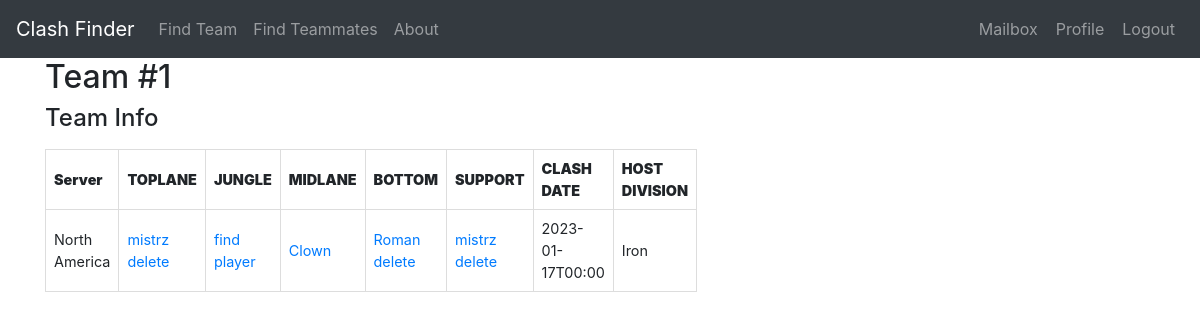
The page /team/1 (signed in) on the database as committed earlier.
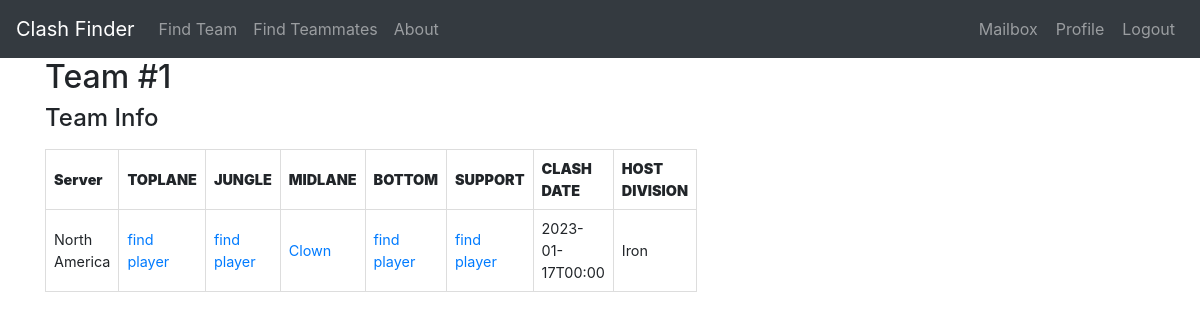
The same page on the database as committed later.
### models.py (models this page shows, shortened)
class ClashTeam(UserMixin, db.Model):
    id = db.Column(db.Integer, primary_key=True)
    clash_date = db.Column(db.DateTime, nullable=False, default=None)
    division = db.Column(db.String(64), index=True, default=None)
    toplane = db.Column(db.String(64), index=True, default=None)
    jungle = db.Column(db.String(64), index=True, default=None)
    midlane = db.Column(db.String(64), index=True, default=None)
    bottom = db.Column(db.String(64), index=True, default=None)
    support = db.Column(db.String(64), index=True, default=None)
    host_id = db.Column(db.Integer, db.ForeignKey('profile.id'))
    invitation = db.relationship('ClashInvitation', backref='futureteam', lazy='dynamic',
                                 cascade="all, delete, delete-orphan")
    request = db.relationship('ClashRequest', backref='desired_team', lazy='dynamic',
                              cascade="all, delete, delete-orphan")
    def formatted_clash_date(self):
        return self.clash_date.strftime('%Y-%m-%dT%H:%M')

class Profile(UserMixin, db.Model):
    id = db.Column(db.Integer, primary_key=True)
    nickname = db.Column(db.String(64), index=True, unique=True)
    server = db.Column(db.String(10), index=True)
    division = db.Column(db.String(20), index=True)
    best_position = db.Column(db.String(20), index=True)
    alternative_position = db.Column(db.String(20), index=True)
    user_id = db.Column(db.Integer, db.ForeignKey('user.id'))
    clash_team = db.relationship('ClashTeam', backref='host', lazy='dynamic')
    invitation_in = db.relationship('ClashInvitation', backref='invitedguest', lazy='dynamic',
                                    cascade="all, delete, delete-orphan")
    request_out = db.relationship('ClashRequest', backref='candidate', lazy='dynamic',
                                  cascade="all, delete, delete-orphan")
    reported = db.relationship('ReportPlayer', backref='Reported', lazy='dynamic',
                               cascade="all, delete, delete-orphan")

### routes.py (the view)
@app.route('/team/<int:teamid>', methods=['GET', 'POST'])
@login_required
def team(teamid):
    team = ClashTeam.query.filter_by(id=teamid).first_or_404()
    return render_template('team.html', team=team, user=current_user)

### models.py (called while the page is built)
@login.user_loader
def load_user(id):
    return User.query.get(int(id))

### templates/team.html (shortened to what this page needs)
{% extends "base.html" %}
{% block content %}
<div class="container">
	<div class="row">
		<div class="col-sm-6">
			<h2>Team #{{ team.id }}</h2>
			<div class="account-info">
				<label for="profiles">
					<h4>Team Info</h4>
				</label>
				<table>
					<thead>
						<tr>
							<th><strong>Server</strong></th>
							<th><strong>TOPLANE</strong></th>
							<th><strong>JUNGLE</strong></th>
							<th><strong>MIDLANE</strong></th>
							<th><strong>BOTTOM</strong></th>
							<th><strong>SUPPORT</strong></th>
							<th><strong>CLASH DATE</strong></th>
							<th><strong>HOST DIVISION</strong></th>
						</tr>
					</thead>
					<tbody>
						<tr>
							<td>{{ team.host.server }}</td>
							<td>
								{% if team.toplane %}
								<a href="{{ url_for('profile', server=team.host.server, nickname=team.toplane) }}">{{
									team.toplane }}</a>
								{% if current_user.id == team.host.user_id and team.toplane != team.host.nickname %}
								<a
									href="{{ url_for('delete_teammate', username=current_user.username, team_id=team.id, position='toplane') }}">delete</a>
								{% endif %}
								{% else %}
								{% if current_user.id == team.host.user_id %}
								<a href="{{ url_for('findteammates') }}">find player</a>
								{% else %}
								<a href="{{ url_for('jointeam', team_id=team.id) }}">join</a>
								{% endif %}
								{% endif %}
							</td>
							<td>
								{% if team.jungle %}
								<a href="{{ url_for('profile', server=team.host.server, nickname=team.jungle) }}">{{
									team.jungle }}</a>
								{% if current_user.id == team.host.user_id and team.jungle != team.host.nickname %}
								<a
									href="{{ url_for('delete_teammate', username=current_user.username, team_id=team.id, position='jungle') }}">delete</a>
								{% endif %}
								{% else %}
								{% if current_user.id == team.host.user_id %}
								<a href="{{ url_for('findteammates') }}">find player</a>
								{% else %}
								<a href="{{ url_for('jointeam', team_id=team.id) }}">join</a>
								{% endif %}
								{% endif %}
							</td>
							<td>
								{% if team.midlane %}
								<a href="{{ url_for('profile', server=team.host.server, nickname=team.midlane) }}">{{
									team.midlane }}</a>
								{% else %}
								{% if current_user.id == team.host.user_id %}
								<a href="{{ url_for('findteammates') }}">find player</a>
								{% else %}
								<a href="{{ url_for('jointeam', team_id=team.id) }}">join</a>
								{% endif %}
								{% endif %}
							</td>
							<td>
								{% if team.bottom %}
								<a href="{{ url_for('profile', server=team.host.server, nickname=team.bottom) }}">{{
									team.bottom }}</a>
								{% if current_user.id == team.host.user_id and team.bottom != team.host.nickname %}
								<a
									href="{{ url_for('delete_teammate', username=current_user.username, team_id=team.id, position='bottom') }}">delete</a>
								{% endif %}
								{% else %}
								{% if current_user.id == team.host.user_id %}
								<a href="{{ url_for('findteammates') }}">find player</a>
								{% else %}
								<a href="{{ url_for('jointeam', team_id=team.id) }}">join</a>
								{% endif %}
								{% endif %}
							</td>
							<td>
								{% if team.support %}
								<a href="{{ url_for('profile', server=team.host.server, nickname=team.support) }}">{{
									team.support }}</a>
								{% if current_user.id == team.host.user_id and team.support != team.host.nickname %}
								<a
									href="{{ url_for('delete_teammate', username=current_user.username, team_id=team.id, position='support') }}">delete</a>
								{% endif %}
								{% else %}
								{% if current_user.id == team.host.user_id %}
								<a href="{{ url_for('findteammates') }}">find player</a>
								{% else %}
								<a href="{{ url_for('jointeam', team_id=team.id) }}">join</a>
								{% endif %}
								{% endif %}
							</td>
							<td>{{ team.formatted_clash_date()}}</td>
							<td>{{ team.division}}</td>
						</tr>
					</tbody>
				</table>
			</div>
		</div>
	</div>
</div>
{% endblock %}

### templates/base.html (shortened to what this page needs)
<!DOCTYPE html>
<html>
<head>
	<link rel="stylesheet" href="https://maxcdn.bootstrapcdn.com/bootstrap/4.5.2/css/bootstrap.min.css">
</head>
<body>
	<nav class="navbar navbar-expand-sm bg-dark navbar-dark">
		<a class="navbar-brand" href="{{ url_for('index') }}">Clash Finder</a>
		<ul class="navbar-nav">
			<li class="nav-item">
				<a class="nav-link" href="{{ url_for('findteam') }}">Find Team</a>
			</li>
			<li class="nav-item">
				<a class="nav-link" href="{{ url_for('findteammates') }}">Find Teammates</a>
			</li>
			<li class="nav-item">
				<a class="nav-link" href="#">About</a>
			</li>
		</ul>
		<ul class="navbar-nav ml-auto">
			{% if current_user.is_authenticated %}
			<li class="nav-item">
				<form method="post" action="{{ url_for('mailbox', username = user.username) }}">
					<button type="submit" class="btn btn-link nav-link">Mailbox</button>
				</form>
			</li>
			<li class="nav-item">
				<form method="post" action="{{ url_for('user', username = user.username) }}">
					<button type="submit" class="btn btn-link nav-link">Profile</button>
				</form>
			</li>
			<li class="nav-item">
				<form method="post" action="{{ url_for('logout') }}">
					<button type="submit" class="btn btn-link nav-link">Logout</button>
				</form>
			</li>
			{% else %}
			<li class="nav-item">
				<a class="nav-link" href="{{ url_for('login') }}">Login</a>
			</li>
			{% endif %}
		</ul>
	</nav>
	{% block content %}
	{% endblock %}
</body>
</html>

### templates/team.html (style rules this page uses)
table { border-collapse: collapse; font-size: 0.9em; border: 1px solid #ddd; }
th { border: 1px solid #ddd; padding: 8px; text-align: left; }
td { border: 1px solid #ddd; padding: 8px; }

Rows that differ between the two databases and show on the page:
changed ClashTeam "Clown": toplane "mistrz" → (not shown); bottom "Roman" → (not shown); support "mistrz" → (not shown)
Other text that changed with them:
text no longer shown: "delete delete delete"
text now shown: "find player find player find player"
